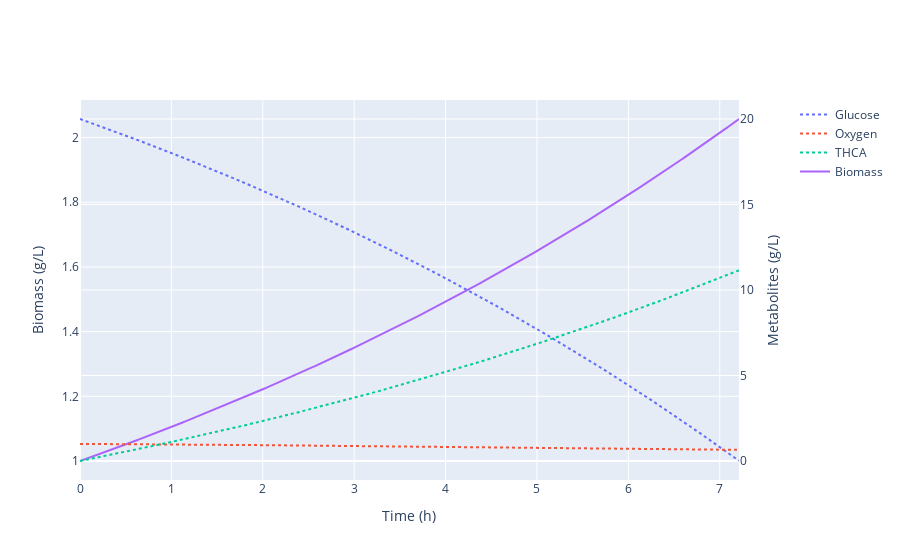

The notebook cell saved with this chart:
### Markdown cell above
Now we can see the concentration of biomass and the metabolites during the batch

### Code cell
plot_concentrations(concentrations, x_axis_title = 'Time (h)' , left_y_axis_title = 'Biomass (g/L)' , right_y_axis_title = 'Metabolites (g/L)')

### Figure 1 — Plotly figure (JSON) as saved in the notebook; plotly's stock layout.template omitted (floating-point values rounded to 4 significant figures; data arrays with more than 128 entries replaced by an {"elided": "..."} marker saying what was removed)
{"data": [{"line": {"dash": "dot"}, "mode": "lines", "name": "Glucose", "type": "scatter", "x": {"elided": "722 float values"}, "xaxis": "x", "y": {"elided": "722 float values"}, "yaxis": "y2"}, {"line": {"dash": "dot"}, "mode": "lines", "name": "Oxygen", "type": "scatter", "x": {"elided": "722 float values"}, "xaxis": "x", "y": {"elided": "722 float values"}, "yaxis": "y2"}, {"line": {"dash": "dot"}, "mode": "lines", "name": "THCA", "type": "scatter", "x": {"elided": "722 float values"}, "xaxis": "x", "y": {"elided": "722 float values"}, "yaxis": "y2"}, {"mode": "lines", "name": "Biomass", "type": "scatter", "x": {"elided": "722 float values"}, "xaxis": "x", "y": {"elided": "722 float values"}, "yaxis": "y"}], "layout": {"xaxis": {"anchor": "y", "domain": [0, 0.94], "title": {"text": "Time (h)"}}, "yaxis": {"anchor": "x", "domain": [0, 1], "title": {"text": "Biomass (g/L)"}}, "yaxis2": {"anchor": "x", "overlaying": "y", "side": "right", "title": {"text": "Metabolites (g/L)"}}}}
